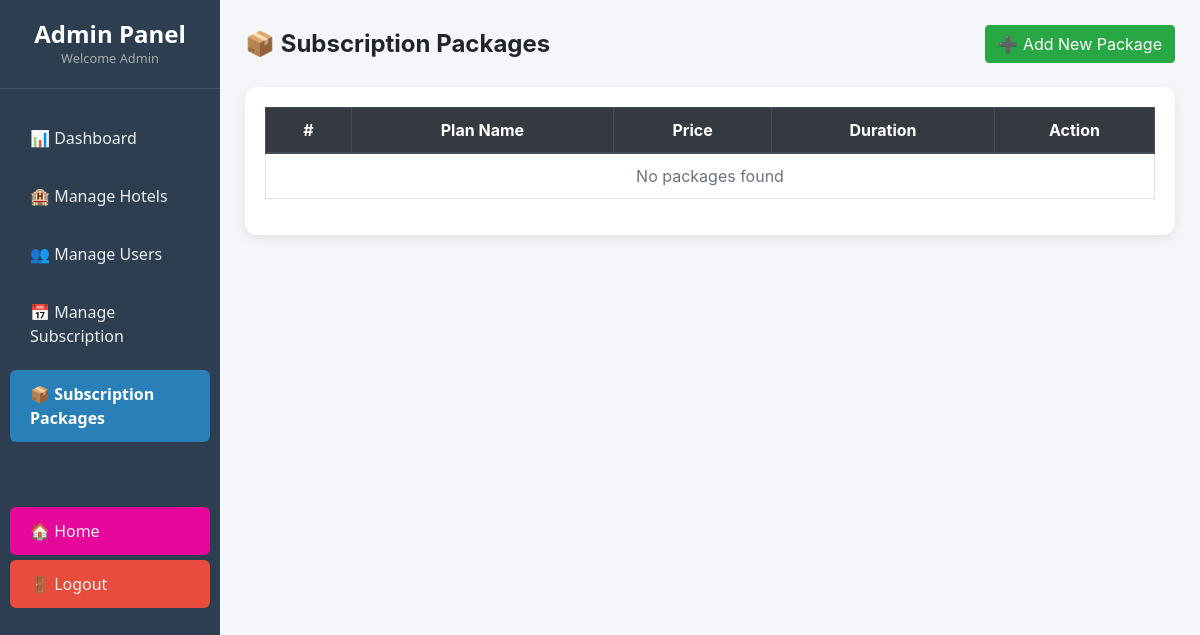
Before: /admin/manage_packages.php (signed in) with the older database file.
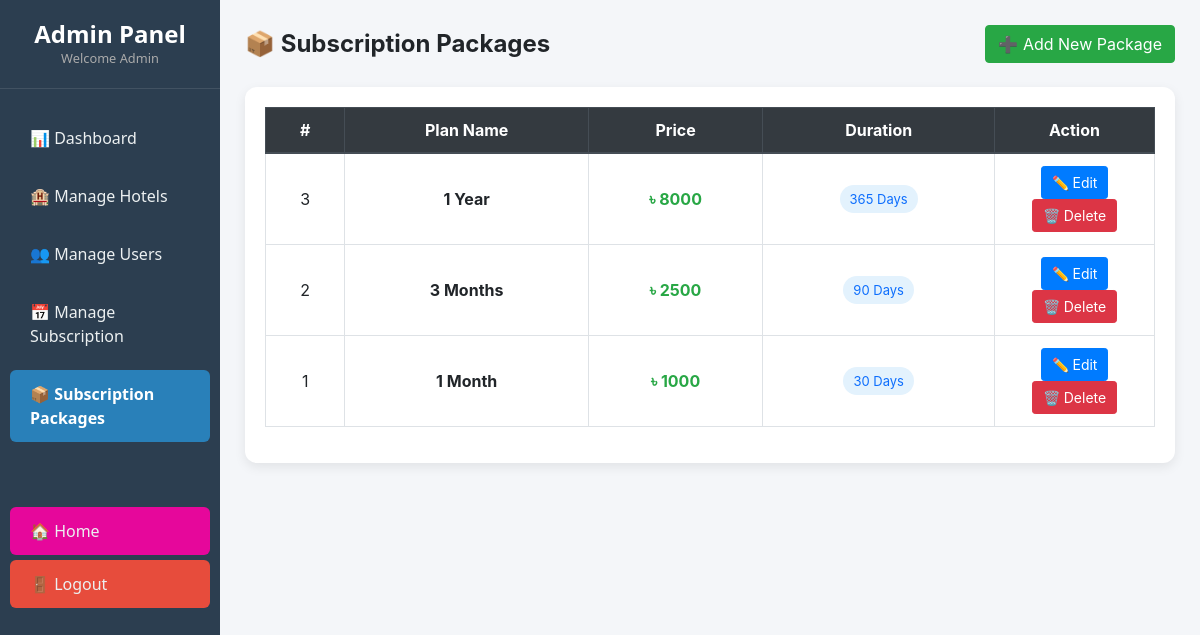
After: the same page with the newer database file.
### tables this page shows
CREATE TABLE `subscriptions` (
  `id` int(11) NOT NULL,
  `name` varchar(50) DEFAULT NULL,
  `duration_days` int(11) DEFAULT NULL,
  `price` int(11) DEFAULT NULL
);

### admin/manage_packages.php (the view, shortened to what this page needs)
<?php
include "../db_connect.php";
include "sidebar.php";
$packages = mysqli_query($conn, "SELECT * FROM subscriptions ORDER BY id DESC");
?>
<!DOCTYPE html>
<html lang="en">
<head>
    <link rel="stylesheet" href="https://stackpath.bootstrapcdn.com/bootstrap/4.5.2/css/bootstrap.min.css">
</head>
<body>
<div class="main">
    <div class="d-flex justify-content-between align-items-center mb-4">
        <h4 class="font-weight-bold mb-0">📦 Subscription Packages</h4>
        <a href="add_package.php" class="btn btn-success">
            ➕ Add New Package
        </a>
    </div>
    <div class="card">
        <div class="card-body">
            <div class="table-responsive">
                <table class="table table-bordered table-hover text-center">
                    <thead class="thead-dark">
                        <tr>
                            <th>#</th>
                            <th>Plan Name</th>
                            <th>Price</th>
                            <th>Duration</th>
                            <th width="160">Action</th>
                        </tr>
                    </thead>
                    <tbody>
                    <?php if(mysqli_num_rows($packages)>0): ?>
                        <?php while($p = mysqli_fetch_assoc($packages)): ?>
                        <tr>
                            <td><?= $p['id'] ?></td>
                            <td class="font-weight-bold"><?= htmlspecialchars($p['name']) ?></td>
                            <td class="text-success font-weight-bold">৳ <?= $p['price'] ?></td>
                            <td>
                                <span class="badge-days"><?= $p['duration_days'] ?> Days</span>
                            </td>
                            <td>
                                <a href="edit_package.php?id=<?= $p['id'] ?>"
                                   class="btn btn-primary btn-sm">
                                   ✏ Edit
                                </a>
                                <a href="?delete=<?= $p['id'] ?>"
                                   onclick="return confirm('Are you sure to delete this package?')"
                                   class="btn btn-danger btn-sm">
                                   🗑 Delete
                                </a>
                            </td>
                        </tr>
                        <?php endwhile; ?>
                    <?php else: ?>
                        <tr>
                            <td colspan="5" class="text-muted">No packages found</td>
                        </tr>
                    <?php endif; ?>
                    </tbody>
                </table>
            </div>
        </div>
    </div>
</div>
</body>
</html>

### admin/sidebar.php (shortened to what this page needs)
<?php
$current_page = basename($_SERVER['PHP_SELF']);
?>
<div class="sidebar">
    <div class="sidebar-header">
        <h4>Admin Panel</h4>
        <small>Welcome Admin</small>
    </div>
    <div class="sidebar-links">
        <a href="dashboard.php" class="<?= $current_page == 'dashboard.php' ? 'active' : '' ?>">📊 Dashboard</a>
        <a href="hotels.php" class="<?= $current_page == 'hotels.php' ? 'active' : '' ?>">🏨 Manage Hotels</a>
        <a href="users.php" class="<?= $current_page == 'users.php' ? 'active' : '' ?>">👥 Manage Users</a>
        <a href="manage_subscriptions.php" class="<?= $current_page == 'manage_subscriptions.php' ? 'active' : '' ?>">📅
            Manage Subscription</a>
        <a href="manage_packages.php" class="<?= $current_page == 'manage_packages.php' ? 'active' : '' ?>">📦 Subscription
            Packages</a>
        <a href="../index.php" class="home">🏠 Home</a>
        <a href="../logout.php" class="logout">🚪 Logout</a>
    </div>
</div>

### admin/sidebar.php (style rules this page uses)
.sidebar { width: 220px; height: 100vh; background: #2c3e50; position: fixed; left: 0; top: 0; display: flex; flex-direction: column; color: #fff; font-family: 'Segoe UI', sans-serif; }
.sidebar-header { padding: 20px; text-align: center; border-bottom: 1px solid rgba(255, 255, 255, 0.1); }
.sidebar-header h4 { margin: 0; font-weight: 700; color: #fff; }
.sidebar-header small { color: #aaa; }
.sidebar-links { padding: 20px 0; display: flex; flex-direction: column; }
.sidebar-links a { display: block; color: #ecf0f1; padding: 12px 20px; text-decoration: none; margin: 5px 10px; border-radius: 6px; transition: all 0.3s; }
.sidebar-links a.active { background: #2980b9; color: #fff; font-weight: 600; text-decoration: none; }
.sidebar-links a.logout { background: #e74c3c; margin-top: auto; margin-bottom: 20px; }
.sidebar-links a.home { background: #e6079bff; margin-top: 60px; margin-bottom: 5px; }

### admin/manage_packages.php (style rules this page uses)
body { background:#f4f6f9; }
.main { margin-left:220px; padding:25px; }
.card { border-radius:12px; box-shadow:0 4px 12px rgba(0,0,0,0.08); border:none; }
table th, table td { vertical-align:middle!important; }
.badge-days { background:#e3f2fd; color:#0d6efd; padding:6px 10px; border-radius:20px; font-size:13px; }
.btn-sm { padding:5px 10px; }

Changed rows visible on the page:
added subscriptions: id "3", name "1 Year", price "8000", duration_days "365"
added subscriptions: id "2", name "3 Months", price "2500", duration_days "90"
added subscriptions: id "1", name "1 Month", price "1000", duration_days "30"
Other visible differences:
text no longer shown: "No packages found"
